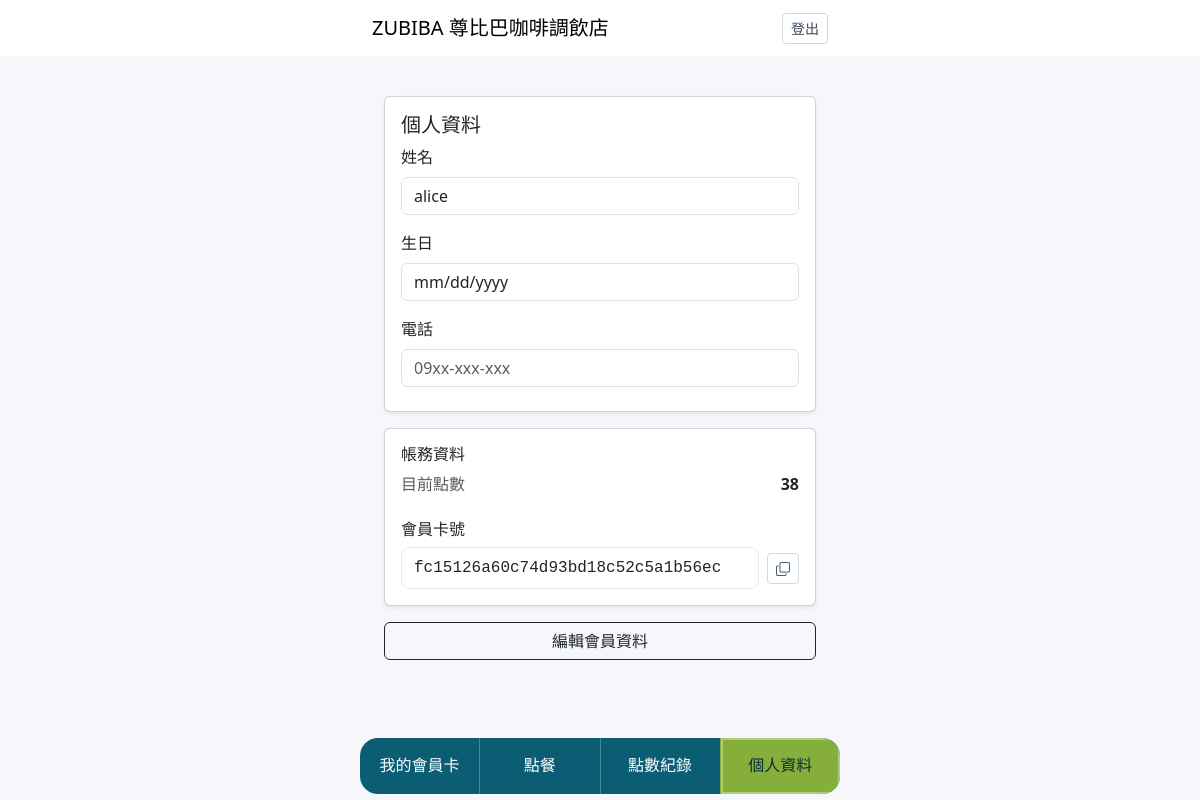
The app's page /members/profile/ (signed in), older data.
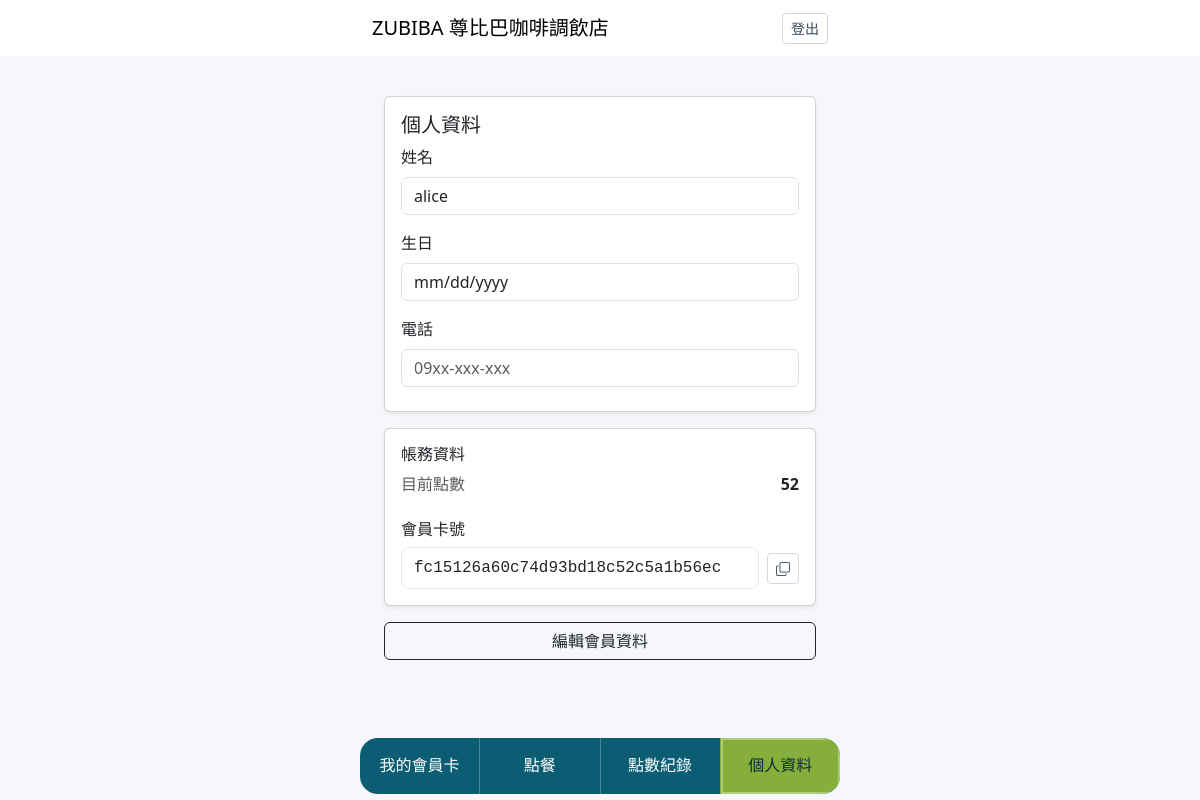
The same page, newer data.
### members/models.py (models this page shows, shortened)
class Member(models.Model):
    user = models.OneToOneField(settings.AUTH_USER_MODEL, on_delete=models.CASCADE)
    display_name = models.CharField(max_length=50, blank=True)
    phone = models.CharField(max_length=20, blank=True)
    barcode_token = models.CharField(max_length=64, unique=True, editable=False)
    points = models.IntegerField(default=0)
    birthday = models.DateField(null=True, blank=True)
    created_at = models.DateTimeField(auto_now_add=True)
    line_user_id = models.CharField(max_length=64, blank=True, db_index=True)

### members/views.py (the view)
# urls.py: path('profile/', views.profile, name='profile'),
@login_required
def profile(request):
    member = request.user.member  # 假設已建立 OneToOne
    if request.method == "POST":
        form = MemberProfileForm(request.POST, instance=member)
        if form.is_valid():
            form.save()
            messages.success(request, "會員資料已更新")
            return redirect("profile")
        editing = True
    else:
        form = MemberProfileForm(instance=member)
        editing = False
    return render(request, "members/profile.html", {
        "member": member,
        "form": form,
        "editing": editing,
    })

### members/forms.py (shortened to what this page needs)
class MemberProfileForm(forms.ModelForm):
    class Meta:
        model = Member
        fields = ["display_name", "birthday", "phone"]
        widgets = {
            "display_name": forms.TextInput(attrs={
                "class": "form-control", "placeholder": "請輸入姓名"
            }),
            "birthday": forms.DateInput(attrs={
                "class": "form-control", "type": "date"
            }),
            "phone": forms.TextInput(attrs={
                "class": "form-control", "inputmode": "tel", "placeholder": "09xx-xxx-xxx"
            }),
        }
        labels = {
            "display_name": "姓名",
            "birthday": "生日",
            "phone": "電話",
        }

### templates/members/profile.html (shortened to what this page needs)
{% extends "base.html" %}
{% load static %}
{% block content %}
<div class="container mt-3 mb-5">
  <form id="profile-form" method="post" novalidate>
    <div class="card shadow-sm p-3 mb-3">
      <h5 class="mb-2">個人資料</h5>
      <div class="mb-3">
        <label class="form-label">姓名</label>
        <input type="text" name="display_name"
               class="form-control editable-input"
               value="{{ member.display_name|default:user.username }}"
               readonly>
      </div>
      <div class="mb-3">
        <label class="form-label">生日</label>
        <input type="date" name="birthday"
               class="form-control editable-input"
               value="{{ member.birthday|date:'Y-m-d' }}"
               readonly>
      </div>
      <div class="mb-2">
        <label class="form-label">電話</label>
        <input type="text" name="phone"
               class="form-control editable-input"
               value="{{ member.phone }}"
               inputmode="tel" placeholder="09xx-xxx-xxx"
               readonly>
      </div>
    </div>
    <div class="card shadow-sm p-3 mb-3">
      <h6 class="mb-2">帳務資料</h6>
      <div class="d-flex justify-content-between mb-2">
        <span class="text-muted">目前點數</span>
        <strong>{{ member.points }}</strong>
      </div>
      <h6 class="mt-3 mb-2">會員卡號</h6>
      <div class="d-flex align-items-center gap-2">
        <div class="token-box flex-grow-1" title="{{ member.barcode_token }}">
          {{ member.barcode_token }}
        </div>
        <button id="copy-token"
                type="button"
                class="btn btn-outline-secondary btn-sm"
                data-token="{{ member.barcode_token }}"
                onclick="copyToken(this)"
                aria-label="複製卡號">
          <i class="bi bi-copy"></i>
        </button>
      </div>
    </div>
    <div class="d-grid gap-2">
      <button type="button" id="edit-btn" class="btn btn-outline-dark">編輯會員資料</button>
    </div>
  </form>
</div>
{% endblock %}

Row changes from the older to the newer data that the page shows:
changed Member "fc15126a60c74d93bd18c52c5a1b56ec": points "38" → "52"
